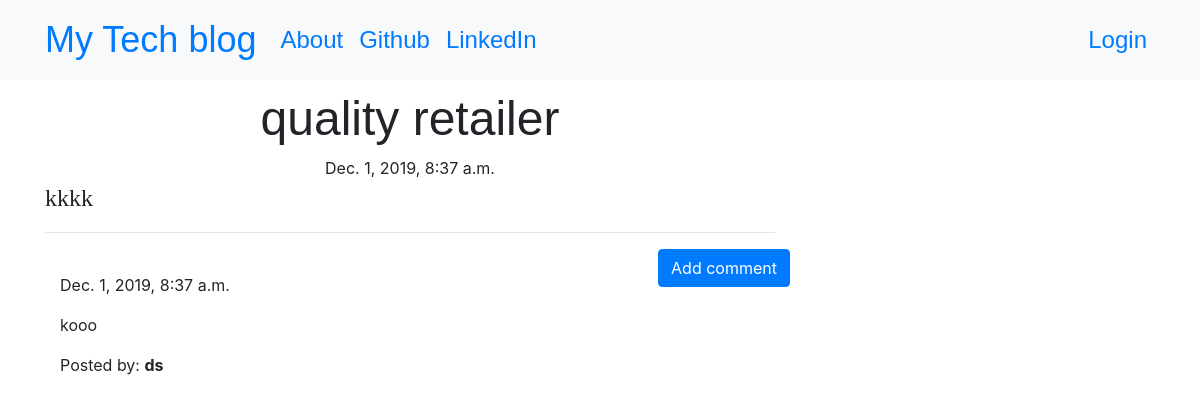
Page /post/3 on the earlier database version.
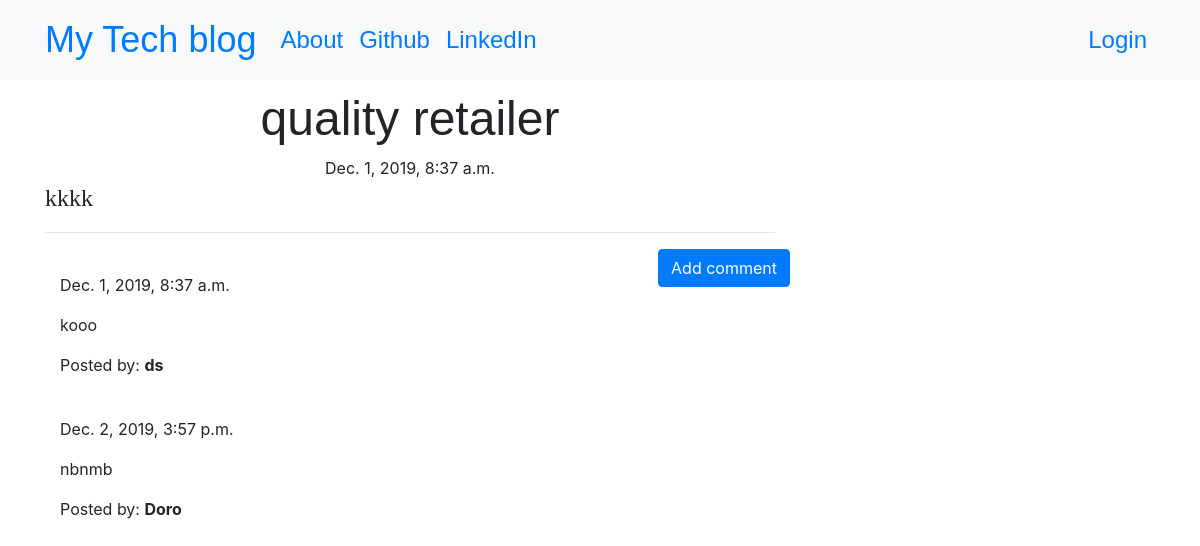
Same page on the later database version.
### blog/models.py (models this page shows, shortened)
class Comment(models.Model):
    post = models.ForeignKey('blog.Post', related_name='comments',on_delete=models.CASCADE)  #Fk catre POst
    author = models.CharField(max_length=200)
    text = models.TextField()
    created_date = models.DateTimeField(default=timezone.now)
    approved_comment = models.BooleanField(default=False)

### blog/views.py (the view)
# urls.py: path('post/<int:pk>', views.PostDetailView.as_view(), name='post_detail'),
class PostDetailView(DetailView):
    model = Post

### blog/templates/blog/post_detail.html (shortened to what this page needs)
{% extends 'blog/base.html' %}
{% block content %}
        <h1 class='posttitle loader'>{{ post.title }}</h1>
        {% if post.published_date %}
            <div class="date postdate">
                {{ post.published_date }}
            </div>
        {% else %}
            <a class="btn btn-outline-dark" href="{% url 'post_publish' pk=post.pk %}">Publish</a>
        {% endif %}
      <p class='postcontent' >{{ post.text|safe|linebreaksbr }}</p>
  <hr>
  <a class="btn btn-primary btn-comment" href="{% url 'add_comment_to_post' pk=post.pk %}">Add comment</a>
  <div class="container">
  {% for comment in post.comments.all %}
  <br>
      {% if user.is_authenticated or comment.approved_comment %}
              {{ comment.created_date }}
          <p>{{ comment.text|safe|linebreaks }}</p>
          <p>Posted by: <strong>{{ comment.author }}</strong></p>
      {% endif %}
  {% empty %}
      <p>No comments posted.</p>
  {% endfor %}
</div>
{% endblock %}

Differences in the rows shown:
added Comment: created_date "Dec. 2, 2019, 3:57 p.m.", text "nbnmb", author "Doro"
